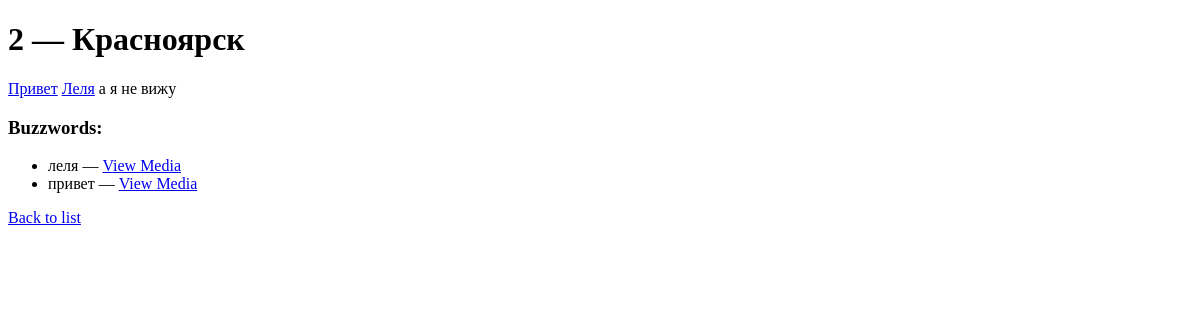
Page /chapters/2/ on the earlier database version.
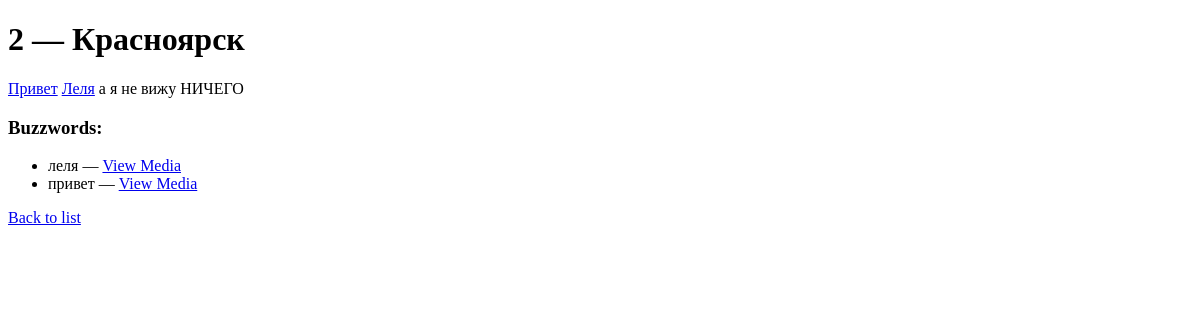
Same page on the later database version.
### app_book/models.py (models this page shows, shortened)
class Text(models.Model):
    HOME_CITY_TYPE = [
        ('rus', 'Санкт-Петербург'),
        ('eng', 'Saint Petersburg'),
    ]
    chapter_number = models.IntegerField(unique=True)
    title_current_city = models.CharField(max_length=50)
    title_home_city = models.CharField(choices=HOME_CITY_TYPE,max_length=3)
    main_text = models.CharField(max_length=1000)

class BuzzWord(models.Model):
    buzzword = models.CharField(max_length=100)
    linked_file = models.ForeignKey(MediaFile, on_delete=models.CASCADE)
    text = models.ForeignKey(Text, on_delete=models.CASCADE, related_name='buzzword_names')

class MediaFile(models.Model):
    MEDIA_TYPES = [
        ('image', 'Image'),
        ('video', 'Video'),
    ]
    file = models.FileField(upload_to='media_files/', blank=True, null=True)
    file_name = models.CharField(max_length=255)
    file_type = models.CharField(max_length=5, choices=MEDIA_TYPES)
    @property
    def link_to_image(self):
        return self.file.url if self.file else None

### app_book/views.py (the view)
# urls.py: path('chapters/<int:pk>/', views.chapter, name='chapter'),
def chapter(request, pk):
    chapter_text = get_object_or_404(Text, pk=pk)
    chapter_buzzwords = BuzzWord.objects.filter(text=chapter_text)
    return render(request, 'single_chapter.html', {'text': chapter_text, 'chapter_buzzwords': chapter_buzzwords})

### app_book/templatetags/extra_filters.py (called while the page is built)
@register.filter(name='replace')
def replace(text, buzzwords):
    for buzzword in buzzwords:
        pattern = rf'(?i)\b{re.escape(buzzword.buzzword)}\b' #case-insensitive, includes spec symbols just in case
        def replace_case(match):
            matched_text = match.group(0)
            output_ex = f"<a href='{buzzword.linked_file.link_to_image}'>{matched_text}</a>"
            return output_ex
        text = re.sub(pattern, replace_case, text)
    return text

### app_book/templates/single_chapter.html (shortened to what this page needs)
<!DOCTYPE html>
{% load extra_filters %}
<html>
<head>
</head>
<body>
    <h1>{{ text.chapter_number }} — {{ text.title_current_city }}</h1>
    <p>{{ text.main_text|replace:text.buzzword_names.all|safe }}</p>
    <h3>Buzzwords:</h3>
    <ul>
        {% for buzzword in text.buzzword_names.all %}
            <li>
                {{ buzzword.buzzword }}
                {% if buzzword.linked_file %}
                    — <a href="{{ buzzword.linked_file.file.url }}" target="_blank">
                        View Media
                    </a>
                {% endif %}
            </li>
        {% empty %}
            <p>No buzzwords available.</p>
        {% endfor %}
    </ul>
    <a href="{% url 'heads' %}">Back to list</a>
</body>
</html>

Differences in the rows shown:
changed Text "Красноярск": main_text "Привет Леля а я не вижу" → "Привет Леля а я не вижу НИЧЕГО"
